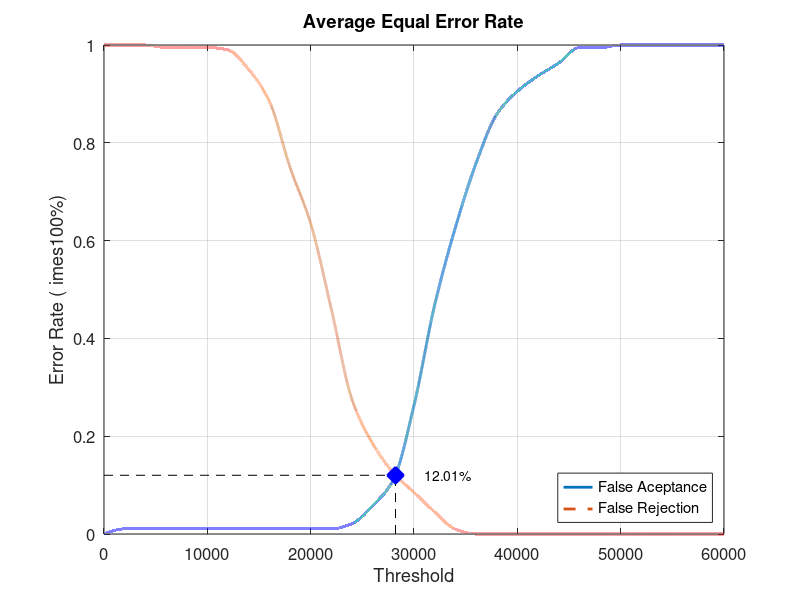
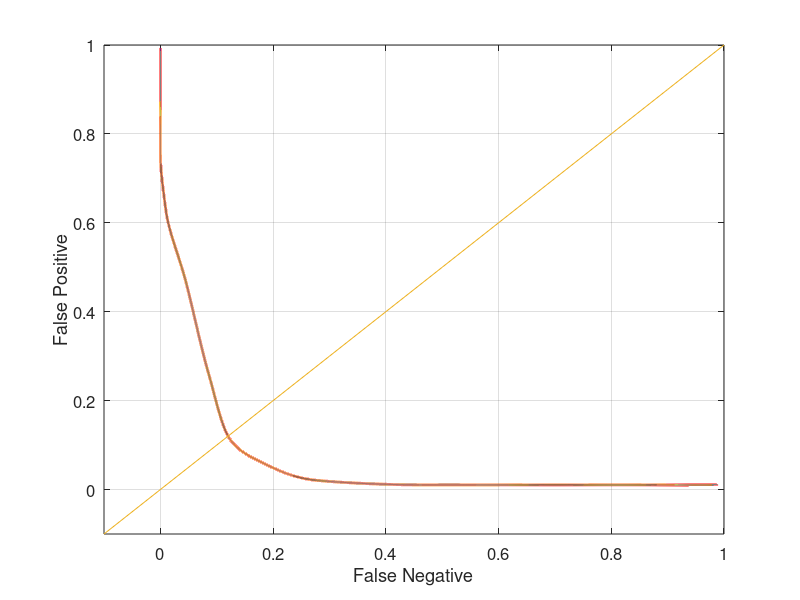

The MATLAB source for these figures, in order:
close all;
clear;
clc;
x = 0:2000:60000;
xq = 0:0.5:60000;

y0 = [0 0.0105263 0.0105263 0.0105263 0.0105263 0.0105263 0.0105263 0.0105263 0.0105263 0.0105263 0.0105263 0.0105263 0.0210526 0.0578947 0.110526 0.263158 0.468421 0.626316 0.757895 0.857895 0.905263 0.936842 0.963158 0.994737 0.994737 1 1 1 1 1 1]
yy0 = interp1(x, y0, xq, 'pchip');
y1 = [1 1 1 0.995 0.995 0.995 0.99 0.95 0.885 0.75 0.635 0.46 0.275 0.185 0.125 0.085 0.045 0.01 0 0 0 0 0 0 0 0 0 0 0 0 0]
yy1 = interp1(x, y1, xq, 'pchip');

% Calculating EER: 
y2 = abs(y0 - y1);
find(y2 == min(y2))
yy2 = abs(yy0 - yy1);
xEER = find(yy2 == min(yy2));
xEERIndex = xq(xEER) % X-axis EER
yEER = yy0(xEER) % Y-axis EER

main = figure
plot(xq, yy0,'-','LineWidth', 2);	hold on
plot(xq, yy1,'--','LineWidth', 2);	hold on
plot([xEERIndex xEERIndex], [0 yEER], 'k--');	hold on
plot([0 xEERIndex], [yEER yEER], 'k--');	hold on
plot(xEERIndex, yEER, 'bx', 'LineWidth', 10);	hold on
text(xEERIndex + 10 * xEERIndex / 100, yEER, [num2str(round((10000 * yEER)) / 100) '%'])
legend('False Aceptance', 'False Rejection', 'Location', 'SouthEast')
xlabel('Threshold')
ylabel('Error Rate (	imes100%)')
title('Average Equal Error Rate')
set(gca, 'FontSize', 12)
axis([0 60000 0 1])
grid on

print(main, 'Database2_3Main', '-dpng');
FNRxFPR = figure('Color', [1 1 1]);
plot(yy1, yy0, '-', yy1, yy0, 'LineWidth', 2);
hold on
y = -0.1:0.1:1
plot(y, y); 
set(gca, 'FontSize', 12)
xlabel('False Negative')
ylabel('False Positive')
axis([-0.1 1 -0.1 1])
set(gca, 'FontSize', 12)
grid on

print(FNRxFPR, 'Database2_3FNRxFPR','-dpng');
